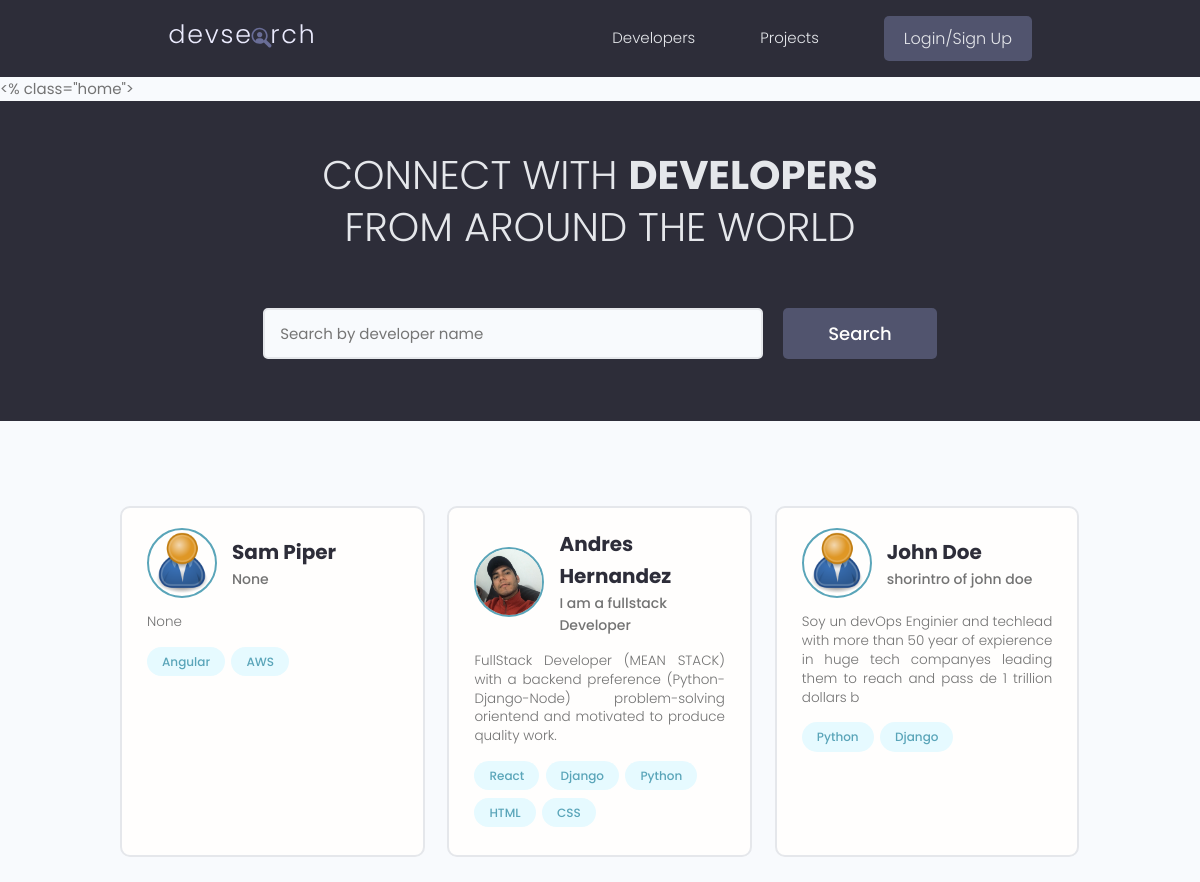
The app's page /, older data.
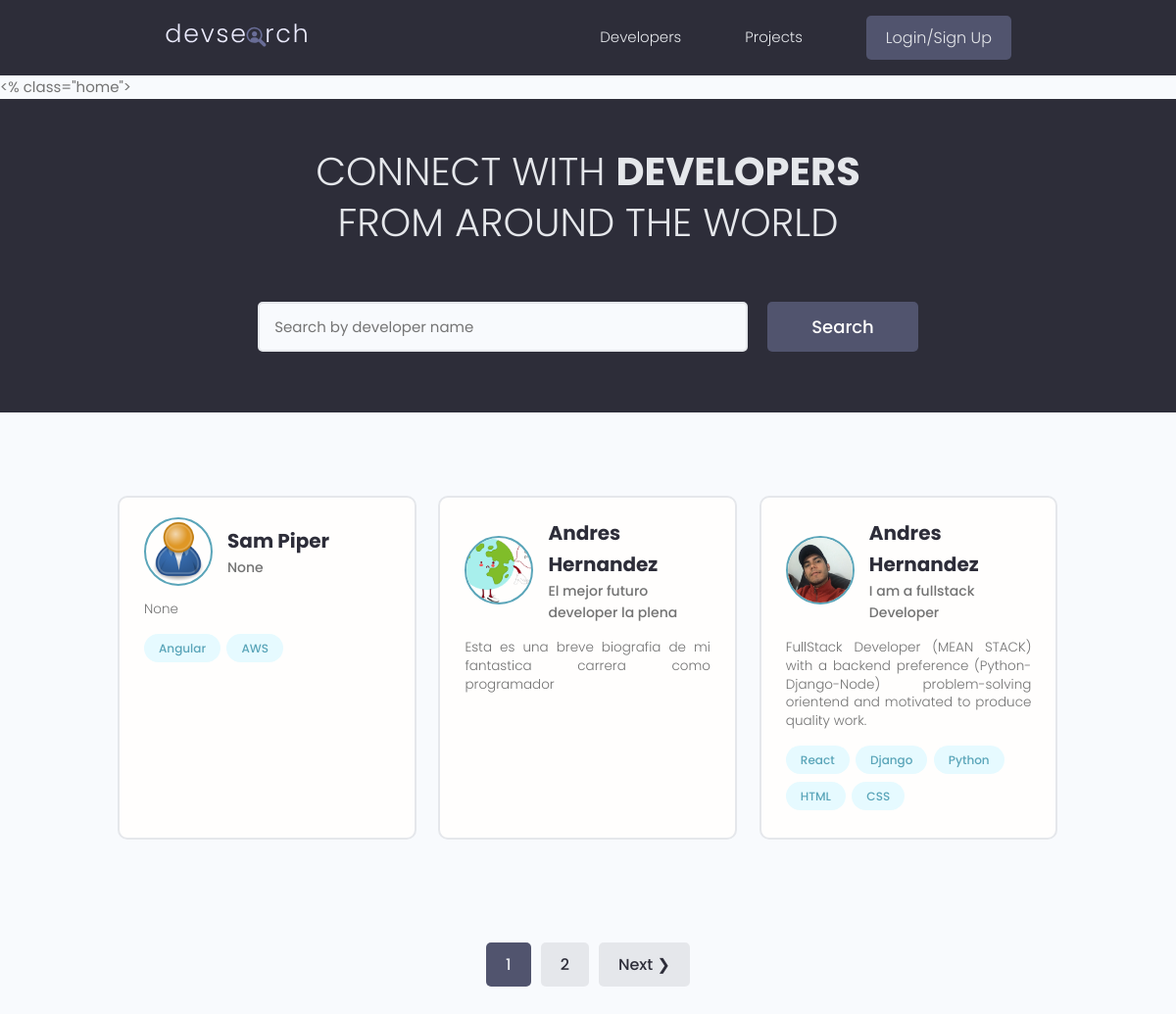
The same page, newer data.
### users/models.py (models this page shows, shortened)
class Profile(models.Model):
    user = models.OneToOneField(User, on_delete=models.CASCADE, null=True, blank=True)
    name = models.CharField(max_length=200, blank=True, null=True)
    email = models.EmailField(max_length=300, blank=True, null=True)
    username = models.CharField(max_length=200, blank=True, null=True)
    location = models.CharField(max_length=200, blank=True, null=True)
    short_intro = models.CharField(max_length=200, blank=True, null=True)
    bio = models.TextField(blank=True, null=True)
    profile_image = models.ImageField(null=True, blank=True, upload_to= 'profiles/', default='profiles/user-default.png')
    social_github = models.CharField(max_length=200, blank=True, null=True)
    social_twitter = models.CharField(max_length=200, blank=True, null=True)
    social_linkedin = models.CharField(max_length=200, blank=True, null=True)
    social_youtube = models.CharField(max_length=200, blank=True, null=True)
    social_website = models.CharField(max_length=200, blank=True, null=True)
    created = models.DateTimeField(auto_now_add=True)
    id = models.UUIDField(default=uuid.uuid4, unique=True, primary_key=True, editable=False)

class Skill(models.Model):
    owner = models.ForeignKey(Profile, on_delete=models.CASCADE, null=True, blank=True)
    name = models.CharField(max_length=200, blank=True, null=True)
    description = models.TextField(blank=True, null=True)
    created = models.DateTimeField(auto_now_add=True)
    id = models.UUIDField(default=uuid.uuid4, unique=True, primary_key=True, editable=False)

### users/views.py (the view)
# urls.py: path('', views.profiles, name='profiles'),
def profiles(request):
    profiles, search_query = searchProfiles(request)
    custom_range, profiles = paginateProfiles(request, profiles, 3)
    context = {'profiles': profiles, 'search_query': search_query, 'custom_range':custom_range}
    return render(request, 'users/profiles.html', context)

### users/utils.py (called while the page is built)
def paginateProfiles(request, profiles, results):
    page = request.GET.get('page')
    paginator = Paginator(profiles, results)
    try:
        profiles = paginator.page(page)
    except PageNotAnInteger:
        page = 1
        profiles = paginator.page(page)
    except EmptyPage:
        page = paginator.num_pages
        profiles = paginator.page(page)
    leftIndex = (int(page) - 1)
    rightIndex = (int(page) + 2)
    if leftIndex < 1: leftIndex = 1
    if rightIndex > paginator.num_pages: rightIndex = paginator.num_pages + 1
    custom_range = range(leftIndex, rightIndex)
    return custom_range, profiles

def searchProfiles(request):
    search_query = ''
    if request.GET.get('search_query'):
        search_query = request.GET.get('search_query')
    skills = Skill.objects.filter(name__iexact=search_query)
    profiles = Profile.objects.distinct().filter(
        Q(name__icontains=search_query) |
        Q(short_intro__contains=search_query) |
        Q(skill__in=skills)
        )
    return profiles, search_query

### users/templates/users/profiles.html (shortened to what this page needs)
{% extends 'main.html' %}
{% block content %}
  <% class="home">
    <section class="hero-section text-center">
      <div class="container container--narrow">
        <div class="hero-section__box">
          <h2>CONNECT WITH <span>DEVELOPERS</span></h2>
          <h2>FROM AROUND THE WORLD</h2>
        </div>
        <div class="hero-section__search">
          <form class="form" id="searchForm" action="{% url 'profiles' %}" method="get">
            <div class="form__field">
              <input class="input input--text" id="formInput#search" type="text" name="search_query"
                 value='{{search_query}}' placeholder="Search by developer name" />
            </div>
            <input class="btn btn--sub btn--lg" type="submit" value="Search" />
          </form>
        </div>
      </div>
    </section>
    <section class="devlist">
      <div class="container">
        <div class="grid grid--three">
            {% for profile in profiles %}
          <div class="column card">
            <div class="dev">
              <a href="{% url 'user-profile' profile.id %}" class="card__body">
                <div class="dev__profile">
                  <img class="avatar avatar--md" src="{{ profile.profile_image.url }}" alt="image" />
                  <div class="dev__meta">
                    <h3>{{ profile.name }}</h3>
                    <h5>{{ profile.short_intro|slice:"60"}}</h5>
                  </div>
                </div>
                <p class="dev__info">{{profile.bio|slice:"150"}}</p>
                <div class="dev__skills">
                  {% for skill in profile.skill_set.all|slice:"5" %}
                    <span class="tag tag--pill tag--main">
                        <small>{{ skill.name }}</small>
                    </span>
                  {% endfor %}
                </div>
              </a>
            </div>
          </div>
          {% endfor %}
        </div>
      </div>
    </section>
    {% include 'pagination.html' with queryset=profiles custom_range=custom_range %}
{% endblock %}

Row changes from the older to the newer data that the page shows:
no longer on this page (row unchanged): Profile: profile_image (placeholder picture), name "John Doe", short_intro "shorintro of john doe", bio "Soy un devOps Enginier and techlead with more than 50 year of expierence in huge tech companyes leading them to reach and pass de 1 trillion dollars b"
no longer on this page (row unchanged): Skill: name "Python", shown under "John Doe"
no longer on this page (row unchanged): Skill: name "Django", shown under "John Doe"
added Profile: profile_image (picture), name "Andres Hernandez", short_intro "El mejor futuro developer la plena", bio "Esta es una breve biografia de mi fantastica carrera como programador"
Text that changed along with them:
new list line: "1"
new list line: "2"
text now shown: "Next ❯"
